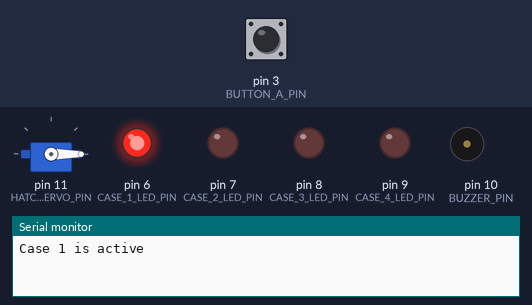
Simulated run of this sketch. Board: Arduino Uno, built with avr-gcc and run on an emulated ATmega328P. Shown: servo, output pins drawn as LEDs (lit = HIGH), buzzer (waves = sounding), the last lines printed to the serial monitor. The test bench sets the inputs (shaded band); at power-on: pin 3 (BUTTON_A_PIN) LOW.

Above: at 1.2 s.
1.3 s: pin 3 (BUTTON_A_PIN) pulled HIGH for 0.15 s
At 2.5 s:
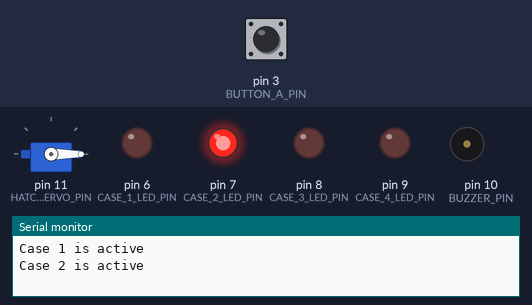
2.9 s: pin 3 (BUTTON_A_PIN) pulled HIGH for 1 s
At 4.2 s:
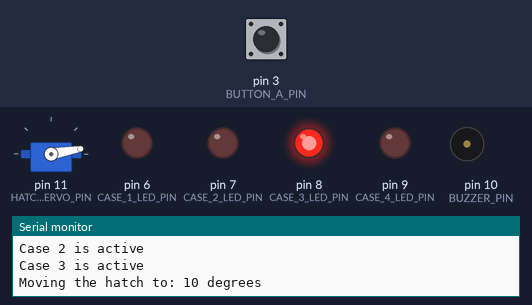
At 34.0 s:
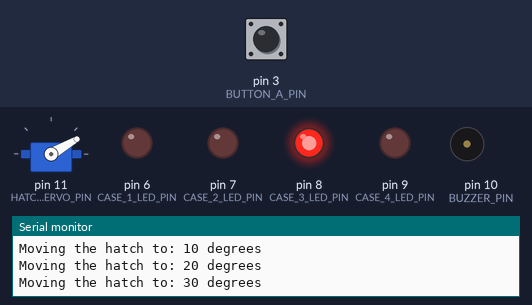
Timing chart, 0 to 34.3 s (numbered marks = the images above; inputs shaded):
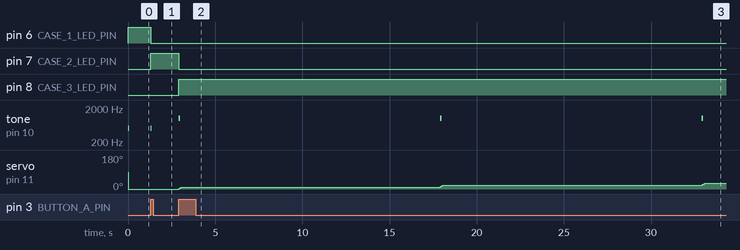

The sketch:

2c.ino
```cpp
#include <Servo.h>

// A recipe for non-blocking arduino code can be found here:
// https://github.com/nosknut/arduino-course-v2023/blob/main/IELET1002/ArduinoExampleCode/FromBlockingToNonBlocking/FromBlockingToNonBlocking.ino

/////////////////////////////////////
///////// Custom Data Types /////////
/////////////////////////////////////

// NB! Custom data types in C++ (Arduino) must be defined before any
// functions, or the compiler will give an error saying the data type is not defined.
// Normally, all variables and data types would be defined at the top of the file,
// but an exception is made for this example to make it easier to follow.

// Is used to make setting the state of the LED indicator more readable.
// Using enum class instead of enum because it is safer and groups the enum
// values under the enum name.
// In practice the difference between enum class and enum is the way it is used:
// LedIndicatorMode::CASE_1 instead of just CASE_1.
// If you are interested in the reasons why you should use one over the other, see the post below:
// https://www.geeksforgeeks.org/enum-classes-in-c-and-their-advantage-over-enum-datatype/
enum class LedIndicatorMode
{
    OFF,
    CASE_1,
    CASE_2,
    CASE_3,
    CASE_4
};

enum class HatchStatus
{
    OPENING,
    CLOSING,
    OPEN,
    CLOSED
};

/////////////////////////////////////
//////////// Button A State /////////
/////////////////////////////////////

const int BUTTON_A_PIN = 3;

// The debounced state of the button
bool buttonAState = false;

// The time when the button state last changed
unsigned long debounceTimer = 0;
unsigned long debounceTimeout = 50;

// Updates the global variable buttonAState with
// the current debounced state of the button.
// Do not call this function directly. Use updateButtonA instead.
// https://docs.arduino.cc/built-in-examples/digital/Debounce
void updateButtonAState()
{
    if ((millis() - debounceTimer) < debounceTimeout)
    {
        // Exit the function if the timeout has not expired
        return;
    }

    bool newState = digitalRead(BUTTON_A_PIN);

    if (newState != buttonAState)
    {
        // Reset the debounce timer if the state has changed
        debounceTimer = millis();
    }

    // Update the global variable that
    // the rest of the program uses
    buttonAState = newState;
}

/////////////////////////////////////
///// Button A Edge Detection ///////
/////////////////////////////////////

/*
Becomes true for one loop when the button state has a rising edge.
A rising edge is when the button state changes from 0 to 1
Example:
    if (buttonARisingEdge)
    {
        // Do something once per button press
    }
*/
bool buttonARisingEdge = false;

// The oposite of buttonARisingEdge
bool buttonAFallingEdge = false;

bool buttonAPreviousState = false;

// Updates the global variables buttonARisingEdge and buttonARisingEdge.
// Do not call this function directly. Use updateButtonA instead.
// https://docs.arduino.cc/built-in-examples/digital/StateChangeDetection
void updateButtonAEdgeDetection()
{
    // A rising edge is detected when the state is 1 and it used to be 0: 1 && !0
    buttonARisingEdge = buttonAState && !buttonAPreviousState;

    // A falling edge is detected when the state is 0 and it used to be 1: !0 && 1
    buttonAFallingEdge = !buttonAState && buttonAPreviousState;

    // Update the previous state for the next time this function is called
    buttonAPreviousState = buttonAState;
}

/////////////////////////////////////
//////////// Button A ///////////////
/////////////////////////////////////

void setupButtonA()
{
    pinMode(BUTTON_A_PIN, INPUT);
}

// Updates everything needed to use the global variables
// buttonAState, buttonARisingEdge and buttonAFallingEdge.
// Call this function in void loop().
void updateButtonA()
{
    updateButtonAState();
    updateButtonAEdgeDetection();
}

/////////////////////////////////////
//////////// LED Code ///////////////
/////////////////////////////////////

const int CASE_1_LED_PIN = 6;
const int CASE_2_LED_PIN = 7;
const int CASE_3_LED_PIN = 8;
const int CASE_4_LED_PIN = 9;

// Activates and deactivates the LEDS in the case LED
// indicator based on the provided indicator mode.
// Why use an enum for this instead of an int with the numbers 0 to 4?
// Because it makes the code more readable.
int setCaseLedIndicatorMode(LedIndicatorMode mode)
{
    switch (mode)
    {
    case LedIndicatorMode::OFF:
        digitalWrite(CASE_1_LED_PIN, LOW);
        digitalWrite(CASE_2_LED_PIN, LOW);
        digitalWrite(CASE_3_LED_PIN, LOW);
        digitalWrite(CASE_4_LED_PIN, LOW);
        break;
    case LedIndicatorMode::CASE_1:
        digitalWrite(CASE_1_LED_PIN, HIGH);
        digitalWrite(CASE_2_LED_PIN, LOW);
        digitalWrite(CASE_3_LED_PIN, LOW);
        digitalWrite(CASE_4_LED_PIN, LOW);
        break;
    case LedIndicatorMode::CASE_2:
        digitalWrite(CASE_1_LED_PIN, LOW);
        digitalWrite(CASE_2_LED_PIN, HIGH);
        digitalWrite(CASE_3_LED_PIN, LOW);
        digitalWrite(CASE_4_LED_PIN, LOW);
        break;
    case LedIndicatorMode::CASE_3:
        digitalWrite(CASE_1_LED_PIN, LOW);
        digitalWrite(CASE_2_LED_PIN, LOW);
        digitalWrite(CASE_3_LED_PIN, HIGH);
        digitalWrite(CASE_4_LED_PIN, LOW);
        break;
    case LedIndicatorMode::CASE_4:
        digitalWrite(CASE_1_LED_PIN, LOW);
        digitalWrite(CASE_2_LED_PIN, LOW);
        digitalWrite(CASE_3_LED_PIN, LOW);
        digitalWrite(CASE_4_LED_PIN, HIGH);
        break;
    }
    return 1;
}

void setupCaseLedIndicator()
{
    pinMode(CASE_1_LED_PIN, OUTPUT);
    pinMode(CASE_2_LED_PIN, OUTPUT);
    pinMode(CASE_3_LED_PIN, OUTPUT);
    pinMode(CASE_4_LED_PIN, OUTPUT);
}

/////////////////////////////////////
/////////// Buzzer Code /////////////
/////////////////////////////////////

const int BUZZER_PIN = 10;

void playCaseChangeBuzz()
{
    tone(BUZZER_PIN, 500, 10);
}

void playHatchStepBuzz()
{
    tone(BUZZER_PIN, 1000, 100);
}

void playHatchClosedBuzz()
{
    tone(BUZZER_PIN, 250, 1000);
}

void setupBuzzer()
{
    pinMode(BUZZER_PIN, OUTPUT);
}

/////////////////////////////////////
/// Hatch Servo Controller Code /////
/////////////////////////////////////

// The code in this section slowly moves the
// servo to a specific position. It does not
// contain any logic relating to what the target
// position should be.

int hatchServoPosition = 0;

// Use this variable to set the desired servo position
int hatchServoTargetPosition = 0;

const int HATCH_SERVO_PIN = 11;

Servo hatchServo;

unsigned long hatchServoTimer = 0;
unsigned long hatchServoSpeed = 20;

// Moves the hatch servo to hatchServoTargetPosition at a specific speed.
// Call this function in void loop()
void updateHatchServo()
{
    if ((millis() - hatchServoTimer) < hatchServoSpeed)
    {
        // Exit the funtion until the timer finished
        return;
    }

    if (hatchServoPosition > hatchServoTargetPosition)
    {
        hatchServoPosition -= 1;
    }

    if (hatchServoPosition < hatchServoTargetPosition)
    {
        hatchServoPosition += 1;
    }

    hatchServo.write(hatchServoPosition);
    hatchServoTimer = millis();
}

// Call this function in void setup()
void setupHatchServo()
{
    hatchServo.attach(HATCH_SERVO_PIN);
}

/////////////////////////////////////
////// Hatch Sequence Code //////////
/////////////////////////////////////

// This code contains the hatch opening and closing sequence.
// The hatch code is split into a servo section and a sequence
// secion because smoothly moving the servo and controlling the
// hatch steps are different tasks that become much more complex
// when combined. Now that these responsibilities are divided,
// we can simply use the hatchServoTargetPosition variable to
// request a specific servo position, and we can trust that
// the servo section will take care of the details.

// Indicates the status of the hatch sequence.
// Do not change this variable directly.
// Use openHatch() and closeHatch() instead.
HatchStatus hatchStatus = HatchStatus::CLOSED;

unsigned long hatchTimer = 0;
unsigned long hatchStepDuration = 15000;

int hatchSequenceStep = 0;

void startHatchSequence()
{
    hatchStatus = HatchStatus::OPENING;
}

// Opens and closes the hatch in steps of 10 degrees every 15 seconds.
// Call this function in void loop()
void updateHatchSequence()
{
    switch (hatchSequenceStep)
    {
    //////////////////
    ////// Idle //////
    //////////////////
    case 0:
        if (hatchStatus == HatchStatus::OPENING)
        {
            // Continue to the next step
            hatchSequenceStep += 1;
        }
        break;
    //////////////////
    /// Open Hatch ///
    //////////////////
    case 1:
        playHatchStepBuzz();
        hatchServoTargetPosition += 10;
        Serial.println("Moving the hatch to: " + String(hatchServoTargetPosition) + " degrees");

        hatchTimer = millis();
        hatchSequenceStep += 1;
        break;
    case 2:
        if ((millis() - hatchTimer) >= hatchStepDuration)
        {
            if (hatchServoTargetPosition >= 90)
            {
                // When the hatch is fully open, continue to the next step
                hatchSequenceStep += 1;
            }
            else
            {
                // If the hatch is not fully open, go back to the
                // previous step and keep opening
                hatchSequenceStep -= 1;
            }
        }
        break;
    case 3:
        hatchServoTargetPosition = 90;
        hatchStatus = HatchStatus::OPEN;
        Serial.println("Hatch is open!");
        hatchTimer = millis();
        hatchSequenceStep += 1;
        break;
    //////////////////
    /// Stay Open ////
    //////////////////
    case 4:
        if ((millis() - hatchTimer) >= hatchStepDuration)
        {
            hatchSequenceStep += 1;
        }
        break;
    //////////////////
    /// Close Hatch //
    //////////////////
    case 5:
        Serial.println("Closing hatch ...");
        hatchStatus = HatchStatus::CLOSING;
        hatchSequenceStep += 1;
        break;
    case 6:
        playHatchStepBuzz();
        hatchServoTargetPosition -= 10;
        Serial.println("Moving the hatch to: " + String(hatchServoTargetPosition) + " degrees");

        hatchTimer = millis();
        hatchSequenceStep += 1;
        break;
    case 7:
        if ((millis() - hatchTimer) >= hatchStepDuration)
        {
            if (hatchServoTargetPosition <= 0)
            {
                // When the hatch is fully closed, continue to the next step
                hatchSequenceStep += 1;
            }
            else
            {
                // If the hatch is not fully closed, go back to the
                // previous step and keep closing
                hatchSequenceStep -= 1;
            }
        }
        break;
    case 8:
        hatchServoTargetPosition = 0;
        hatchStatus = HatchStatus::CLOSED;
        Serial.println("Hatch is closed!");
        playHatchClosedBuzz();
        hatchSequenceStep = 0;
        break;
    }
}

/////////////////////////////////////
//////////// Main Code //////////////
/////////////////////////////////////

int step = 0;

void setup()
{
    Serial.begin(9600);
    setupButtonA();
    setupCaseLedIndicator();
    setupHatchServo();
}

void updateSequence()
{
    switch (step)
    {
    //////////////////
    ///// Case 1 /////
    //////////////////
    case 0:
        // Code that should run once during case 1
        setCaseLedIndicatorMode(LedIndicatorMode::CASE_1);
        playCaseChangeBuzz();

        Serial.println("Case 1 is active");
        step += 1;
        break;
    case 1:
        // Code that should run over and over again during case 1
        if (buttonARisingEdge)
        {
            step += 1;
        }
        break;
    //////////////////
    ///// Case 2 /////
    //////////////////
    case 2:
        // Code that should run once during case 2
        setCaseLedIndicatorMode(LedIndicatorMode::CASE_2);
        playCaseChangeBuzz();

        Serial.println("Case 2 is active");
        step += 1;
        break;
    case 3:
        // Code that should run over and over again during case 2
        if (buttonARisingEdge)
        {
            step += 1;
        }
        break;
    //////////////////
    ///// Case 3 /////
    //////////////////
    case 4:
        // Code that should run once during case 3
        setCaseLedIndicatorMode(LedIndicatorMode::CASE_3);
        playCaseChangeBuzz();

        Serial.println("Case 3 is active");

        startHatchSequence();

        step += 1;
        break;
    case 5:
    {
        // Code that should run over and over again while
        // waiting for the hatch sequence to complete

        // The code in this case is surrounded by curly braces {} to
        // create a new scope. This allows for the creation of local variables
        // inside the case.
        bool hatchSequenceCompleted = hatchStatus == HatchStatus::CLOSED;

        // The hatch sequence gets updated by updateHatchSequence() in void loop()
        if (hatchSequenceCompleted)
        {
            Serial.println("Press the confirmation button to continue to step 4");
            step += 1;
        }
        break;
    }
    case 6:
        // Code that should run while waiting for the confirmation button press
        if (buttonARisingEdge)
        {
            step += 1;
        }
        break;
    //////////////////
    ///// Case 4 /////
    //////////////////
    case 7:
        // Code that should run once during case 4
        setCaseLedIndicatorMode(LedIndicatorMode::CASE_4);
        playCaseChangeBuzz();

        Serial.println("Case 4 is active");
        step += 1;
        break;
    case 8:
        // Code that should run over and over again during case 4
        if (buttonARisingEdge)
        {
            step = 0;
        }
        break;
    }
}

void loop()
{
    updateButtonA();
    updateSequence();
    updateHatchSequence();
    updateHatchServo();
}
```

Measured:
- after the input at 1.3 s, pin 6 (CASE_1_LED_PIN): HIGH → LOW at once; pin 7 (CASE_2_LED_PIN): LOW → HIGH at once; tone on pin 10 (BUZZER_PIN): silent → 500 Hz at once, → silent 0.01 s later
- after the input at 2.9 s, pin 7 (CASE_2_LED_PIN): HIGH → LOW at once; pin 8 (CASE_3_LED_PIN): LOW → HIGH at once; tone on pin 10 (BUZZER_PIN): alternates 1000 Hz for 0.10 s and silent for 14.9 s, starting at once; servo on pin 11 (HATCH_SERVO_PIN): moves from 0° to 30° over 30.2 s, starting at once
